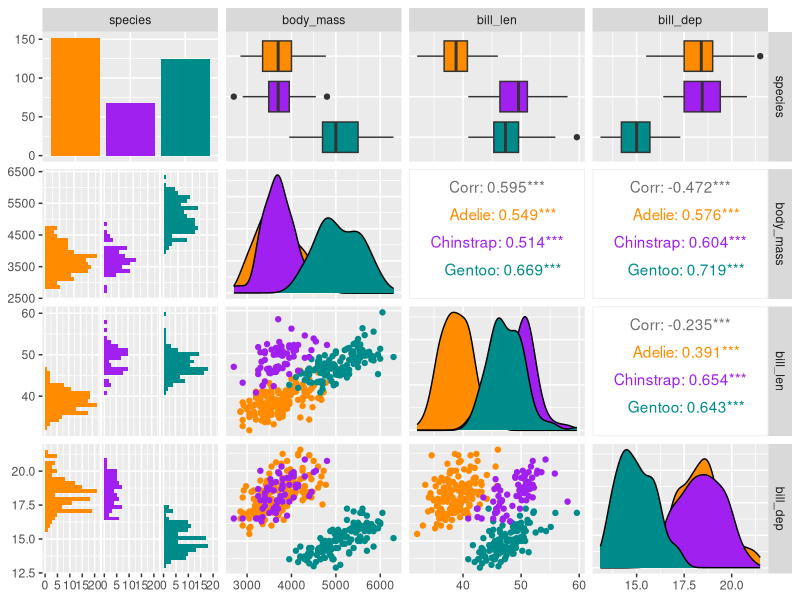
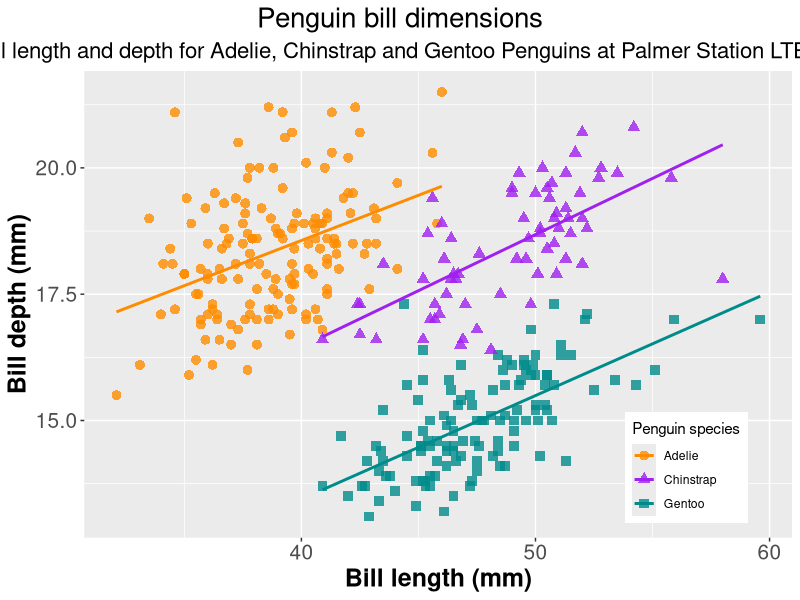
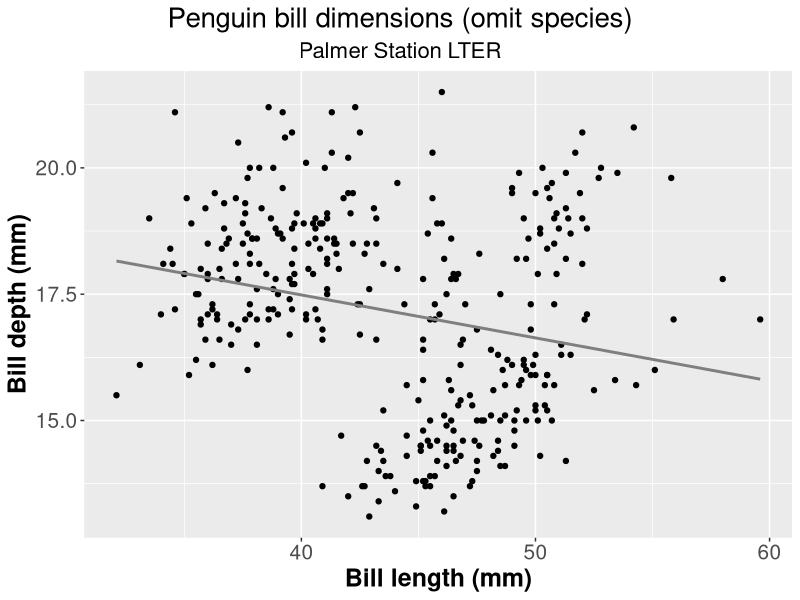

Write R code to recreate these figures, in order.
## ---- chunk 1
library(ggplot2)
library(dplyr)
penguins %>%
  select(species, body_mass, starts_with("bill")) %>% 
  GGally::ggpairs(aes(color = species)) +
  scale_colour_manual(values = c("darkorange","purple","cyan4")) +
  scale_fill_manual(values = c("darkorange","purple","cyan4"))
## ---- chunk 2
bill_len_dep <- ggplot(data = penguins,
                         aes(x = bill_len,
                             y = bill_dep,
                             group = species)) +
  geom_point(aes(color = species, 
                 shape = species),
             size = 3,
             alpha = 0.8) +
  geom_smooth(method = "lm", se = FALSE, aes(color = species)) +
  scale_color_manual(values = c("darkorange","purple","cyan4")) +
  labs(title = "Penguin bill dimensions",
       subtitle = "Bill length and depth for Adelie, Chinstrap and Gentoo Penguins at Palmer Station LTER",
       x = "Bill length (mm)",
       y = "Bill depth (mm)",
       color = "Penguin species",
       shape = "Penguin species") +
  theme(legend.position = c(0.85, 0.15),
        plot.title = element_text(hjust = 0.5, size = 20),
        plot.subtitle = element_text(hjust = 0.5, size = 16),
        plot.title.position = "plot",
        plot.caption = element_text(hjust = 0, face= "italic"),
        plot.caption.position = "plot",
        axis.text=element_text(size=15),
        axis.title=element_text(size=18,face="bold"))

bill_len_dep
## ---- chunk 3
bill_no_species <- ggplot(data = penguins,
                         aes(x = bill_len,
                             y = bill_dep)) +
  geom_point() +
  scale_color_manual(values = c("darkorange","purple","cyan4")) +
  labs(title = "Penguin bill dimensions (omit species)",
       subtitle = "Palmer Station LTER",
       x = "Bill length (mm)",
       y = "Bill depth (mm)") +
  theme(plot.title.position = "plot",
        plot.caption = element_text(hjust = 0, face= "italic"),
        plot.caption.position = "plot",
        axis.text=element_text(size=15),
        axis.title=element_text(size=18,face="bold"),
        plot.title = element_text(hjust = 0.5, size = 20),
        plot.subtitle = element_text(hjust = 0.5, size = 16)) +
  geom_smooth(method = "lm", se = FALSE, color = "gray50")

bill_no_species
